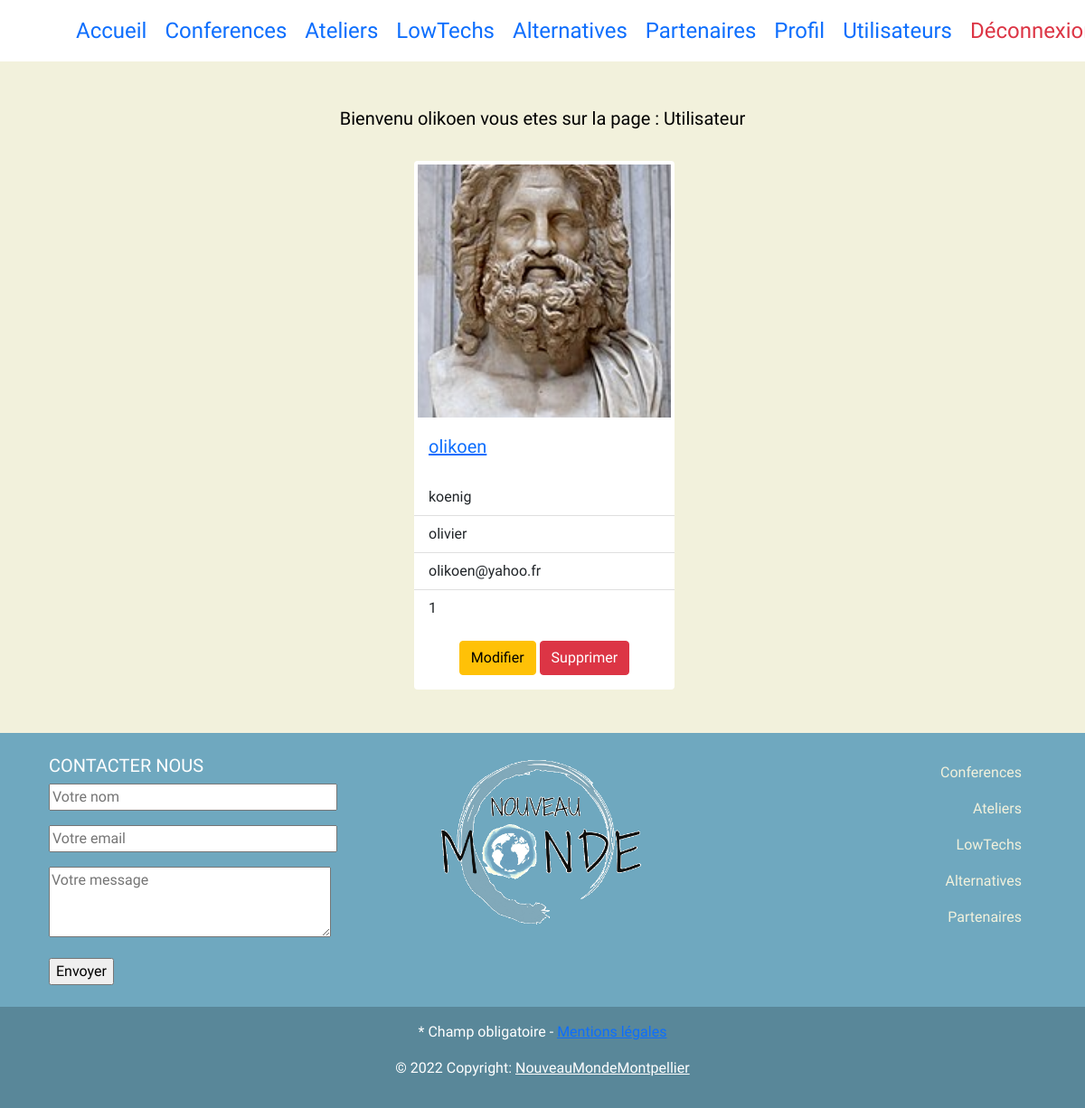
/utilisateurs/utilisateur/olikoen (signed in), run on the app's committed database.
### tables this page shows
CREATE TABLE `user` (
  `id` int(25) NOT NULL,
  `pseudo` varchar(120) NOT NULL,
  `nom` varchar(120) NOT NULL,
  `prenom` varchar(120) NOT NULL,
  `mail` varchar(250) NOT NULL,
  `password` varchar(250) NOT NULL,
  `image` varchar(250) NOT NULL,
  `role` varchar(15) DEFAULT NULL
);

### controllers/UserController.php (called while the page is built, shortened)
<?php
require_once "models/UserManager.php";
class UserController
{
    private $userManager;
    public function __construct()
    {
        $this->userManager = new UserManager();
        $this->userManager->chargementUsers();
    }
    public function afficherUtilisateur($pseudo)
    {
        $utilisateur = $this->userManager->getUserByPseudoDB($pseudo);
        require "views/Read/utilisateurView.php";
    }
}

### models/ModelClass.php (called while the page is built, shortened)
<?php
abstract class Model
{
    private static $pdo;
    private static function setBdd()
    {
        self::$pdo = new PDO("mysql:host=localhost;dbname=bibliotheque;charset=utf8", "root", "");
        self::$pdo->setAttribute(PDO::ATTR_ERRMODE, PDO::ERRMODE_WARNING);
    }
    protected function getBdd()
    {
        return self::$pdo;
    }
}

### models/UserManager.php (called while the page is built, shortened)
<?php
require_once "ModelClass.php";
require_once "UserClass.php";
class UserManager extends Model
{
    public function getUserByPseudoDB($pseudo)
    {
        $sql = "SELECT * FROM user WHERE pseudo = :pseudo";
        $stmt = $this->getBdd()->prepare($sql);
        $stmt->execute([
            ":pseudo" => $pseudo
        ]);
        $data = $stmt->fetch(PDO::FETCH_OBJ);
        if ($data) {
            $user = new User($data->id, $data->pseudo, $data->nom,  $data->prenom, $data->mail, $data->password, $data->role, $data->image);
            return $user;
        } else {
            return null;
        }
    }
}

### models/UserClass.php (called while the page is built, shortened)
<?php
class User
{
    private $id;
    private $pseudo;
    private $nom;
    private $prenom;
    private $mail;
    private $role;
    private $image;
    public function __construct($id, $pseudo, $nom, $prenom, $mail, $password, $role, $image)
    {
        $this->id = $id;
        $this->pseudo = $pseudo;
        $this->nom = $nom;
        $this->prenom = $prenom;
        $this->mail = $mail;
        $this->role = $role;
        $this->image = $image;
    }
    public function getId()
    {
        return htmlspecialchars($this->id);
    }
    public function getPseudo()
    {
        return htmlspecialchars($this->pseudo);
    }
    public function getNom()
    {
        return htmlspecialchars($this->nom);
    }
    public function getPrenom()
    {
        return htmlspecialchars($this->prenom);
    }
    public function getMail()
    {
        return htmlspecialchars($this->mail);
    }
    public function getRole()
    {
        return htmlspecialchars($this->role);
    }
    public function getImage()
    {
        return htmlspecialchars($this->image);
    }
}

### views/Read/utilisateurView.php (the view, shortened to what this page needs)
<div class="container card d-flex flex-row flex-wrap ps-3 mt-3 bg-transparent border border-0" id="principal">
    <figure class="card m-auto mt-3 border border-0 mb-3" style="width: 18rem;">
        <img src="<?= URL ?>public/images/utilisateurs/<?= $utilisateur->getImage() ?>" class="card-img-top p-1" style="height: 18rem; object-fit: cover;" alt="image<?= $utilisateur->getPseudo() ?>" />
        <div class="card-body">
            <h5 class="card-title"><a href="<?= URL ?>utilisateurs/utilisateur/<?= $utilisateur->getId() ?>"><?= $utilisateur->getPseudo() ?></a></h5>
        </div>
        <ul class="list-group list-group-flush">
            <li class="list-group-item"><?= $utilisateur->getNom() ?></li>
            <li class="list-group-item"><?= $utilisateur->getPrenom() ?></li>
            <li class="list-group-item"><?= $utilisateur->getMail() ?></li>
            <li class="list-group-item"><?= $utilisateur->getRole() ?></li>
        </ul>
        <?php
        if ($_SESSION['role'] === "1") {
        ?>
            <div class="card-body">
                <div class="text-center">
                    <form action="<?= URL ?>utilisateurs/supprimer/<?= $utilisateur->getId() ?>" method="POST" onsubmit="confirm('Voulez vous vraiment supprimer cette atelier ?')">
                        <a href="<?= URL ?>utilisateurs/modifier/<?= $utilisateur->getId() ?>" class="btn btn-warning">Modifier</a>
                        <?php
                        if ($_SESSION['role'] === "1") {
                        ?>
                            <button class="btn btn-danger">Supprimer</button>
                    </form>
                </div>
            </div>
        <?php
                        }
        ?>
    </figure>
<?php
        }
?>
</div>
<?php
require_once "views/Read/template.php";

### style.css (style rules this page uses)
body { width: 100%; height: 100%; background-color: #F2F1DC ; color: black; font-family: Gothic A1; }
#principal { margin-bottom: 2rem; margin-top: 2rem; background: transparent; }

### data on the page
user: pseudo "olikoen", nom "koenig", prenom "olivier", mail "olikoen@yahoo.fr", role "1"

### other printed values
$_SESSION['pseudo'] "olikoen"
$titre "Utilisateur"
